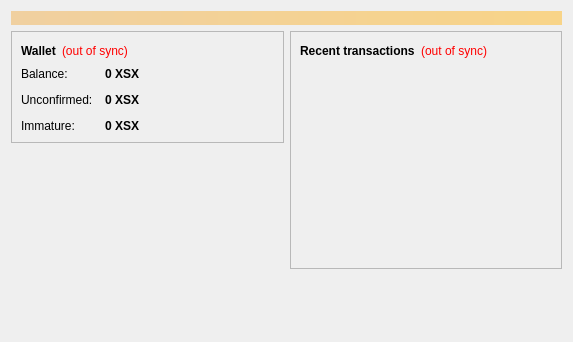
<?xml version="1.0" encoding="UTF-8"?>
<ui version="4.0">
 <class>OverviewPage</class>
 <widget class="QWidget" name="OverviewPage">
  <property name="geometry">
   <rect>
    <x>0</x>
    <y>0</y>
    <width>573</width>
    <height>342</height>
   </rect>
  </property>
  <property name="windowTitle">
   <string>Form</string>
  </property>
  <layout class="QVBoxLayout" name="topLayout">
   <item>
    <widget class="QLabel" name="labelAlerts">
     <property name="visible">
      <bool>false</bool>
     </property>
     <property name="styleSheet">
      <string notr="true">background-color: qlineargradient(x1: 0, y1: 0, x2: 1, y2: 0, stop:0 #F0D0A0, stop:1 #F8D488); color:#000000;</string>
     </property>
     <property name="wordWrap">
      <bool>true</bool>
     </property>
     <property name="margin">
      <number>3</number>
     </property>
    </widget>
   </item>
   <item>
    <layout class="QHBoxLayout" name="horizontalLayout" stretch="1,1">
     <item>
      <layout class="QVBoxLayout" name="verticalLayout_2">
       <item>
        <widget class="QFrame" name="frame">
         <property name="frameShape">
          <enum>QFrame::StyledPanel</enum>
         </property>
         <property name="frameShadow">
          <enum>QFrame::Raised</enum>
         </property>
         <layout class="QVBoxLayout" name="verticalLayout_4">
          <item>
           <layout class="QHBoxLayout" name="horizontalLayout_4">
            <item>
             <widget class="QLabel" name="label_5">
              <property name="font">
               <font>
                <weight>75</weight>
                <bold>true</bold>
               </font>
              </property>
              <property name="text">
               <string>Wallet</string>
              </property>
             </widget>
            </item>
            <item>
             <widget class="QLabel" name="labelWalletStatus">
              <property name="toolTip">
               <string>The displayed information may be out of date. Your wallet automatically synchronizes with the Servx network after a connection is established, but this process has not completed yet.</string>
              </property>
              <property name="styleSheet">
               <string notr="true">QLabel { color: red; }</string>
              </property>
              <property name="text">
               <string notr="true">(out of sync)</string>
              </property>
              <property name="alignment">
               <set>Qt::AlignLeading|Qt::AlignLeft|Qt::AlignVCenter</set>
              </property>
             </widget>
            </item>
            <item>
             <spacer name="horizontalSpacer_2">
              <property name="orientation">
               <enum>Qt::Horizontal</enum>
              </property>
              <property name="sizeHint" stdset="0">
               <size>
                <width>40</width>
                <height>20</height>
               </size>
              </property>
             </spacer>
            </item>
           </layout>
          </item>
          <item>
           <layout class="QFormLayout" name="formLayout_2">
            <property name="fieldGrowthPolicy">
             <enum>QFormLayout::AllNonFixedFieldsGrow</enum>
            </property>
            <property name="horizontalSpacing">
             <number>12</number>
            </property>
            <property name="verticalSpacing">
             <number>12</number>
            </property>
            <item row="0" column="0">
             <widget class="QLabel" name="label">
              <property name="text">
               <string>Balance:</string>
              </property>
             </widget>
            </item>
            <item row="0" column="1">
             <widget class="QLabel" name="labelBalance">
              <property name="font">
               <font>
                <weight>75</weight>
                <bold>true</bold>
               </font>
              </property>
              <property name="cursor">
               <cursorShape>IBeamCursor</cursorShape>
              </property>
              <property name="toolTip">
               <string>Your current balance</string>
              </property>
              <property name="text">
               <string notr="true">0 XSX</string>
              </property>
              <property name="textInteractionFlags">
               <set>Qt::LinksAccessibleByMouse|Qt::TextSelectableByKeyboard|Qt::TextSelectableByMouse</set>
              </property>
             </widget>
            </item>
            <item row="1" column="0">
             <widget class="QLabel" name="label_3">
              <property name="text">
               <string>Unconfirmed:</string>
              </property>
             </widget>
            </item>
            <item row="1" column="1">
             <widget class="QLabel" name="labelUnconfirmed">
              <property name="font">
               <font>
                <weight>75</weight>
                <bold>true</bold>
               </font>
              </property>
              <property name="cursor">
               <cursorShape>IBeamCursor</cursorShape>
              </property>
              <property name="toolTip">
               <string>Total of transactions that have yet to be confirmed, and do not yet count toward the current balance</string>
              </property>
              <property name="text">
               <string notr="true">0 XSX</string>
              </property>
              <property name="textInteractionFlags">
               <set>Qt::LinksAccessibleByMouse|Qt::TextSelectableByKeyboard|Qt::TextSelectableByMouse</set>
              </property>
             </widget>
            </item>
            <item row="2" column="0">
             <widget class="QLabel" name="labelImmatureText">
              <property name="text">
               <string>Immature:</string>
              </property>
             </widget>
            </item>
            <item row="2" column="1">
             <widget class="QLabel" name="labelImmature">
              <property name="font">
               <font>
                <weight>75</weight>
                <bold>true</bold>
               </font>
              </property>
              <property name="toolTip">
               <string>Mined balance that has not yet matured</string>
              </property>
              <property name="text">
               <string notr="true">0 XSX</string>
              </property>
              <property name="textInteractionFlags">
               <set>Qt::LinksAccessibleByMouse|Qt::TextSelectableByKeyboard|Qt::TextSelectableByMouse</set>
              </property>
             </widget>
            </item>
           </layout>
          </item>
         </layout>
        </widget>
       </item>
       <item>
        <spacer name="verticalSpacer">
         <property name="orientation">
          <enum>Qt::Vertical</enum>
         </property>
         <property name="sizeHint" stdset="0">
          <size>
           <width>20</width>
           <height>40</height>
          </size>
         </property>
        </spacer>
       </item>
      </layout>
     </item>
     <item>
      <layout class="QVBoxLayout" name="verticalLayout_3">
       <item>
        <widget class="QFrame" name="frame_2">
         <property name="frameShape">
          <enum>QFrame::StyledPanel</enum>
         </property>
         <property name="frameShadow">
          <enum>QFrame::Raised</enum>
         </property>
         <layout class="QVBoxLayout" name="verticalLayout">
          <item>
           <layout class="QHBoxLayout" name="horizontalLayout_2">
            <item>
             <widget class="QLabel" name="label_4">
              <property name="text">
               <string>&lt;b&gt;Recent transactions&lt;/b&gt;</string>
              </property>
             </widget>
            </item>
            <item>
             <widget class="QLabel" name="labelTransactionsStatus">
              <property name="toolTip">
               <string>The displayed information may be out of date. Your wallet automatically synchronizes with the Servx network after a connection is established, but this process has not completed yet.</string>
              </property>
              <property name="styleSheet">
               <string notr="true">QLabel { color: red; }</string>
              </property>
              <property name="text">
               <string notr="true">(out of sync)</string>
              </property>
              <property name="alignment">
               <set>Qt::AlignRight|Qt::AlignTrailing|Qt::AlignVCenter</set>
              </property>
             </widget>
            </item>
            <item>
             <spacer name="horizontalSpacer">
              <property name="orientation">
               <enum>Qt::Horizontal</enum>
              </property>
              <property name="sizeHint" stdset="0">
               <size>
                <width>40</width>
                <height>20</height>
               </size>
              </property>
             </spacer>
            </item>
           </layout>
          </item>
          <item>
           <widget class="QListView" name="listTransactions">
            <property name="styleSheet">
             <string notr="true">QListView { background: transparent; }</string>
            </property>
            <property name="frameShape">
             <enum>QFrame::NoFrame</enum>
            </property>
            <property name="verticalScrollBarPolicy">
             <enum>Qt::ScrollBarAlwaysOff</enum>
            </property>
            <property name="horizontalScrollBarPolicy">
             <enum>Qt::ScrollBarAlwaysOff</enum>
            </property>
            <property name="selectionMode">
             <enum>QAbstractItemView::NoSelection</enum>
            </property>
           </widget>
          </item>
         </layout>
        </widget>
       </item>
       <item>
        <spacer name="verticalSpacer_2">
         <property name="orientation">
          <enum>Qt::Vertical</enum>
         </property>
         <property name="sizeHint" stdset="0">
          <size>
           <width>20</width>
           <height>40</height>
          </size>
         </property>
        </spacer>
       </item>
      </layout>
     </item>
    </layout>
   </item>
  </layout>
 </widget>
 <resources/>
 <connections/>
</ui>
